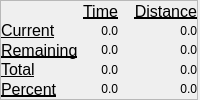
  <widget class="QDockWidget" name="estimatesDockWidget">
   <property name="maximumSize">
    <size>
     <width>400</width>
     <height>170</height>
    </size>
   </property>
   <property name="features">
    <set>QDockWidget::DockWidgetClosable|QDockWidget::DockWidgetMovable</set>
   </property>
   <property name="windowTitle">
    <string>Estimates</string>
   </property>
   <attribute name="dockWidgetArea">
    <number>2</number>
   </attribute>
   <widget class="QWidget" name="dockWidgetContents_4">
    <layout class="QVBoxLayout" name="verticalLayout_11">
     <property name="spacing">
      <number>0</number>
     </property>
     <property name="leftMargin">
      <number>0</number>
     </property>
     <property name="topMargin">
      <number>0</number>
     </property>
     <property name="rightMargin">
      <number>2</number>
     </property>
     <property name="bottomMargin">
      <number>0</number>
     </property>
     <item>
      <widget class="QFrame" name="frame_7">
       <property name="frameShape">
        <enum>QFrame::StyledPanel</enum>
       </property>
       <property name="frameShadow">
        <enum>QFrame::Raised</enum>
       </property>
       <layout class="QVBoxLayout" name="verticalLayout_20">
        <property name="spacing">
         <number>0</number>
        </property>
        <property name="leftMargin">
         <number>0</number>
        </property>
        <property name="topMargin">
         <number>0</number>
        </property>
        <property name="rightMargin">
         <number>0</number>
        </property>
        <property name="bottomMargin">
         <number>0</number>
        </property>
        <item>
         <layout class="QGridLayout" name="gridLayout_3" columnstretch="0,1,2">
          <property name="rightMargin">
           <number>0</number>
          </property>
          <item row="0" column="1">
           <widget class="QLabel" name="label_20">
            <property name="font">
             <font>
              <pointsize>12</pointsize>
              <weight>50</weight>
              <bold>false</bold>
              <underline>true</underline>
             </font>
            </property>
            <property name="text">
             <string>Time</string>
            </property>
            <property name="alignment">
             <set>Qt::AlignRight|Qt::AlignTrailing|Qt::AlignVCenter</set>
            </property>
           </widget>
          </item>
          <item row="0" column="2">
           <widget class="QLabel" name="label_21">
            <property name="font">
             <font>
              <pointsize>12</pointsize>
              <weight>50</weight>
              <bold>false</bold>
              <underline>true</underline>
             </font>
            </property>
            <property name="text">
             <string>Distance</string>
            </property>
            <property name="alignment">
             <set>Qt::AlignRight|Qt::AlignTrailing|Qt::AlignVCenter</set>
            </property>
           </widget>
          </item>
          <item row="1" column="0">
           <widget class="QLabel" name="label_16">
            <property name="sizePolicy">
             <sizepolicy hsizetype="Maximum" vsizetype="Preferred">
              <horstretch>0</horstretch>
              <verstretch>0</verstretch>
             </sizepolicy>
            </property>
            <property name="font">
             <font>
              <pointsize>12</pointsize>
              <weight>50</weight>
              <bold>false</bold>
              <underline>true</underline>
             </font>
            </property>
            <property name="text">
             <string>Current</string>
            </property>
           </widget>
          </item>
          <item row="1" column="1">
           <widget class="QLabel" name="currentTimeLabel">
            <property name="text">
             <string>0.0</string>
            </property>
            <property name="alignment">
             <set>Qt::AlignRight|Qt::AlignTrailing|Qt::AlignVCenter</set>
            </property>
           </widget>
          </item>
          <item row="1" column="2">
           <widget class="QLabel" name="currentDistanceLabel">
            <property name="text">
             <string>0.0</string>
            </property>
            <property name="alignment">
             <set>Qt::AlignRight|Qt::AlignTrailing|Qt::AlignVCenter</set>
            </property>
           </widget>
          </item>
          <item row="2" column="0">
           <widget class="QLabel" name="label_17">
            <property name="sizePolicy">
             <sizepolicy hsizetype="Maximum" vsizetype="Preferred">
              <horstretch>0</horstretch>
              <verstretch>0</verstretch>
             </sizepolicy>
            </property>
            <property name="font">
             <font>
              <pointsize>12</pointsize>
              <weight>50</weight>
              <bold>false</bold>
              <underline>true</underline>
             </font>
            </property>
            <property name="text">
             <string>Remaining</string>
            </property>
           </widget>
          </item>
          <item row="2" column="1">
           <widget class="QLabel" name="remainingTimeLabel">
            <property name="text">
             <string>0.0</string>
            </property>
            <property name="alignment">
             <set>Qt::AlignRight|Qt::AlignTrailing|Qt::AlignVCenter</set>
            </property>
           </widget>
          </item>
          <item row="2" column="2">
           <widget class="QLabel" name="remainingDistanceLabel">
            <property name="text">
             <string>0.0</string>
            </property>
            <property name="alignment">
             <set>Qt::AlignRight|Qt::AlignTrailing|Qt::AlignVCenter</set>
            </property>
           </widget>
          </item>
          <item row="3" column="0">
           <widget class="QLabel" name="label_18">
            <property name="sizePolicy">
             <sizepolicy hsizetype="Maximum" vsizetype="Preferred">
              <horstretch>0</horstretch>
              <verstretch>0</verstretch>
             </sizepolicy>
            </property>
            <property name="font">
             <font>
              <pointsize>12</pointsize>
              <weight>50</weight>
              <bold>false</bold>
              <underline>true</underline>
             </font>
            </property>
            <property name="text">
             <string>Total</string>
            </property>
           </widget>
          </item>
          <item row="3" column="1">
           <widget class="QLabel" name="totalTimeLabel">
            <property name="text">
             <string>0.0</string>
            </property>
            <property name="alignment">
             <set>Qt::AlignRight|Qt::AlignTrailing|Qt::AlignVCenter</set>
            </property>
           </widget>
          </item>
          <item row="3" column="2">
           <widget class="QLabel" name="totalDistanceLabel">
            <property name="text">
             <string>0.0</string>
            </property>
            <property name="alignment">
             <set>Qt::AlignRight|Qt::AlignTrailing|Qt::AlignVCenter</set>
            </property>
           </widget>
          </item>
          <item row="4" column="0">
           <widget class="QLabel" name="label_19">
            <property name="sizePolicy">
             <sizepolicy hsizetype="Maximum" vsizetype="Preferred">
              <horstretch>0</horstretch>
              <verstretch>0</verstretch>
             </sizepolicy>
            </property>
            <property name="font">
             <font>
              <pointsize>12</pointsize>
              <weight>50</weight>
              <bold>false</bold>
              <underline>true</underline>
             </font>
            </property>
            <property name="text">
             <string>Percent</string>
            </property>
           </widget>
          </item>
          <item row="4" column="1">
           <widget class="QLabel" name="percentTimeLabel">
            <property name="text">
             <string>0.0</string>
            </property>
            <property name="alignment">
             <set>Qt::AlignRight|Qt::AlignTrailing|Qt::AlignVCenter</set>
            </property>
           </widget>
          </item>
          <item row="4" column="2">
           <widget class="QLabel" name="percentDistanceLabel">
            <property name="text">
             <string>0.0</string>
            </property>
            <property name="alignment">
             <set>Qt::AlignRight|Qt::AlignTrailing|Qt::AlignVCenter</set>
            </property>
           </widget>
          </item>
         </layout>
        </item>
       </layout>
      </widget>
     </item>
    </layout>
   </widget>
  </widget>
